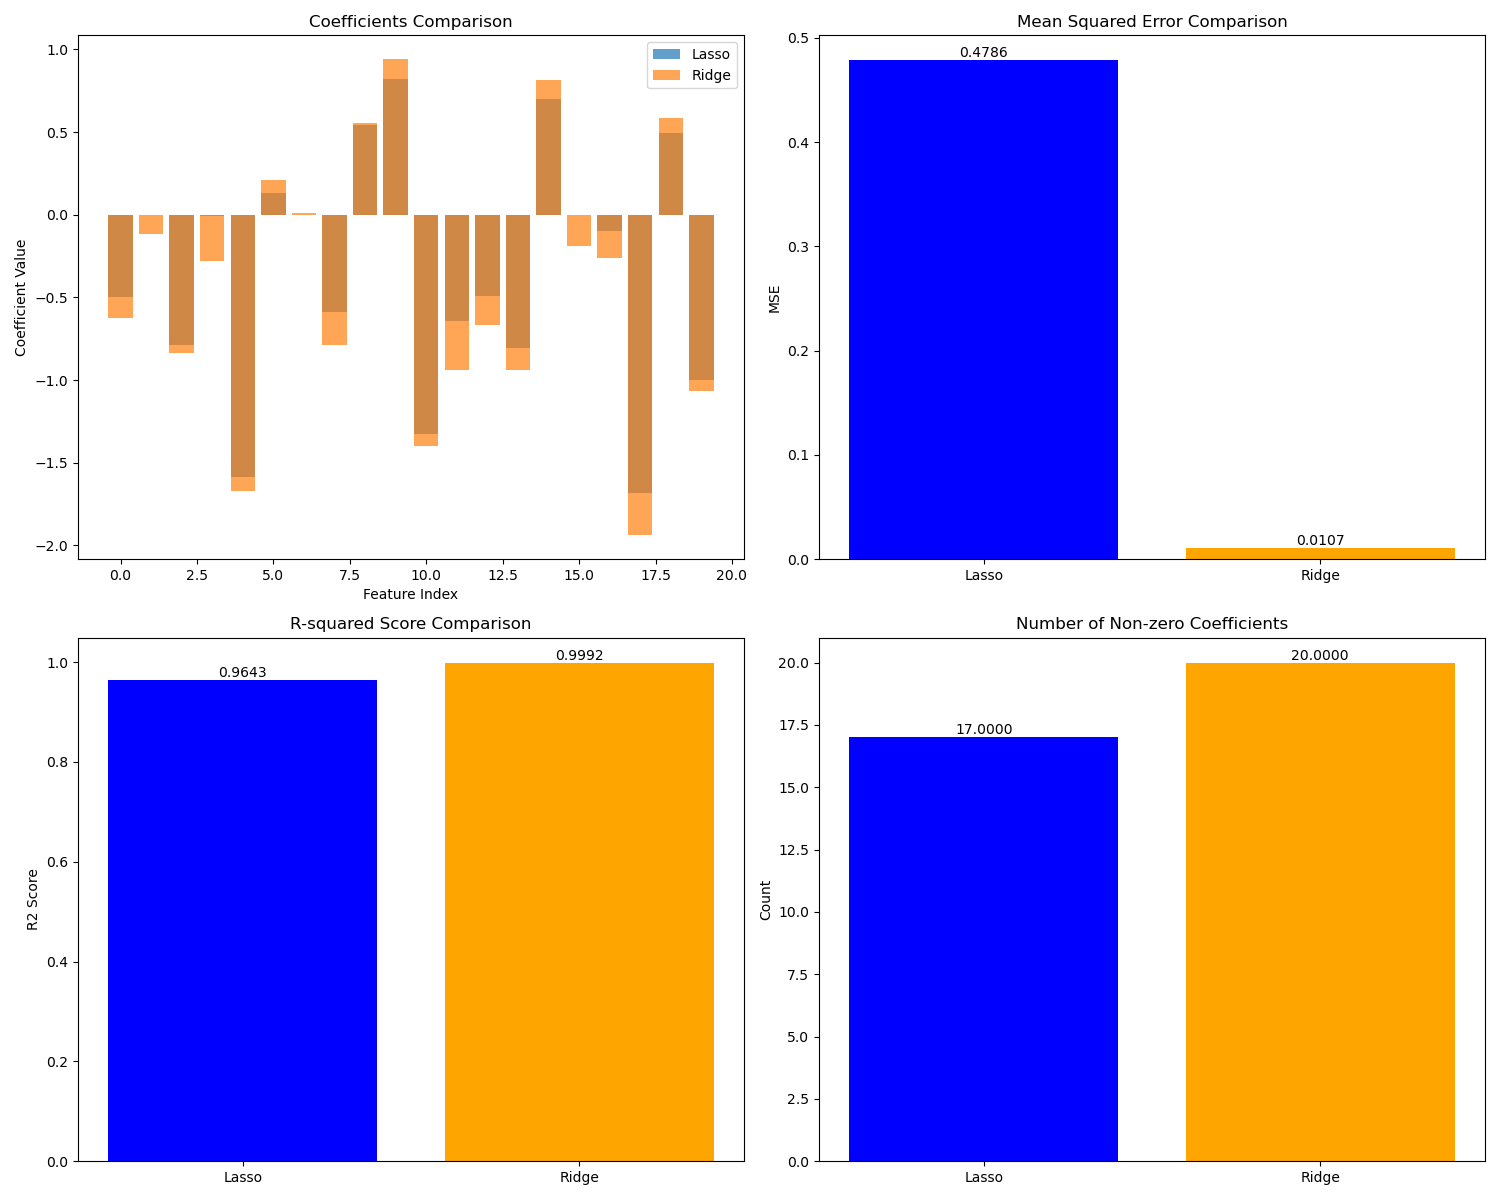

Python code for this plot:
import numpy as np
import pandas as pd
import matplotlib.pyplot as plt
from sklearn.model_selection import train_test_split
from sklearn.preprocessing import StandardScaler
from sklearn.metrics import mean_squared_error, r2_score
from sklearn.linear_model import Lasso, Ridge
from typing import Tuple, Dict, Any
import seaborn as sns

def load_data() -> Tuple[np.ndarray, np.ndarray]:
    """
    Load and prepare the dataset for model comparison.
    
    Returns:
        Tuple[np.ndarray, np.ndarray]: Features (X) and target (y) arrays
    """
    # Load your dataset here
    # For demonstration, we'll use a synthetic dataset
    np.random.seed(42)
    n_samples, n_features = 100, 20
    X = np.random.randn(n_samples, n_features)
    w = np.random.randn(n_features)
    y = X @ w + np.random.randn(n_samples) * 0.1
    return X, y

def compare_models() -> Dict[str, Dict[str, float]]:
    """
    Compare Lasso and Ridge regression models.
    
    Returns:
        Dict[str, Dict[str, float]]: Dictionary containing performance metrics for each model
    """
    # Load data
    X, y = load_data()
    
    # Split data
    X_train, X_test, y_train, y_test = train_test_split(X, y, test_size=0.2, random_state=42)
    
    # Scale features
    scaler = StandardScaler()
    X_train_scaled = scaler.fit_transform(X_train)
    X_test_scaled = scaler.transform(X_test)
    
    # Initialize models with consistent parameters
    lasso_model = Lasso(alpha=0.1, max_iter=10000, random_state=42)
    ridge_model = Ridge(alpha=0.1, random_state=42)
    
    # Train models
    lasso_model.fit(X_train_scaled, y_train)
    ridge_model.fit(X_train_scaled, y_train)
    
    # Make predictions
    lasso_pred = lasso_model.predict(X_test_scaled)
    ridge_pred = ridge_model.predict(X_test_scaled)
    
    # Calculate metrics
    metrics = {
        'Lasso': {
            'MSE': mean_squared_error(y_test, lasso_pred),
            'R2': r2_score(y_test, lasso_pred),
            'Non-zero coefficients': np.sum(lasso_model.coef_ != 0)
        },
        'Ridge': {
            'MSE': mean_squared_error(y_test, ridge_pred),
            'R2': r2_score(y_test, ridge_pred),
            'Non-zero coefficients': np.sum(ridge_model.coef_ != 0)
        }
    }
    
    # Print comparison
    print("\nModel Comparison Results:")
    print("-" * 50)
    for model, scores in metrics.items():
        print(f"\n{model} Regression:")
        for metric, value in scores.items():
            print(f"{metric}: {value:.4f}")
    
    # Create visualizations
    create_comparison_plots(lasso_model, ridge_model, metrics)
    
    return metrics

def create_comparison_plots(lasso_model: Lasso, ridge_model: Ridge, metrics: Dict[str, Dict[str, float]]) -> None:
    """
    Create comparison plots for the models.
    
    Args:
        lasso_model: Trained Lasso regression model
        ridge_model: Trained Ridge regression model
        metrics: Dictionary containing performance metrics
    """
    # Set style
    sns.set_style("whitegrid")
    sns.set_palette("husl")
    
    # Create a figure with subplots
    fig, axes = plt.subplots(2, 2, figsize=(15, 12))
    
    # Plot 1: Coefficients comparison
    feature_indices = np.arange(len(lasso_model.coef_))
    axes[0, 0].bar(feature_indices - 0.2, lasso_model.coef_, width=0.4, alpha=0.7, label='Lasso')
    axes[0, 0].bar(feature_indices + 0.2, ridge_model.coef_, width=0.4, alpha=0.7, label='Ridge')
    axes[0, 0].set_title('Coefficients Comparison', fontsize=12, pad=10)
    axes[0, 0].set_xlabel('Feature Index', fontsize=10)
    axes[0, 0].set_ylabel('Coefficient Value', fontsize=10)
    axes[0, 0].legend(fontsize=10)
    axes[0, 0].grid(True, alpha=0.3)
    
    # Plot 2: MSE comparison
    mse_values = [metrics['Lasso']['MSE'], metrics['Ridge']['MSE']]
    axes[0, 1].bar(['Lasso', 'Ridge'], mse_values, color=['#1f77b4', '#ff7f0e'])
    axes[0, 1].set_title('Mean Squared Error Comparison', fontsize=12, pad=10)
    axes[0, 1].set_ylabel('MSE', fontsize=10)
    axes[0, 1].grid(True, alpha=0.3)
    
    # Plot 3: R2 score comparison
    r2_values = [metrics['Lasso']['R2'], metrics['Ridge']['R2']]
    axes[1, 0].bar(['Lasso', 'Ridge'], r2_values, color=['#1f77b4', '#ff7f0e'])
    axes[1, 0].set_title('R-squared Score Comparison', fontsize=12, pad=10)
    axes[1, 0].set_ylabel('R2 Score', fontsize=10)
    axes[1, 0].grid(True, alpha=0.3)
    
    # Plot 4: Non-zero coefficients comparison
    non_zero_values = [metrics['Lasso']['Non-zero coefficients'], metrics['Ridge']['Non-zero coefficients']]
    axes[1, 1].bar(['Lasso', 'Ridge'], non_zero_values, color=['#1f77b4', '#ff7f0e'])
    axes[1, 1].set_title('Number of Non-zero Coefficients', fontsize=12, pad=10)
    axes[1, 1].set_ylabel('Count', fontsize=10)
    axes[1, 1].grid(True, alpha=0.3)
    
    # Add value labels to the bars
    for ax in [axes[0, 1], axes[1, 0], axes[1, 1]]:
        for i, v in enumerate(ax.containers[0].datavalues):
            ax.text(i, v, f'{v:.4f}', ha='center', va='bottom', fontsize=9)
    
    plt.tight_layout()
    plt.savefig('model_comparison.png', dpi=300, bbox_inches='tight')
    plt.close()

if __name__ == "__main__":
    compare_models() 